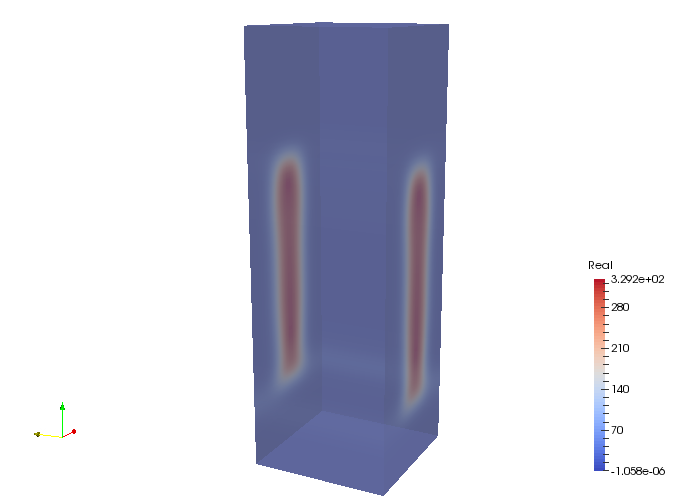

This chart was generated by the following Python code:
import sys
import os
pvpath = '/opt/apps/intel15/mvapich2_2_1/paraview/4.3.1/lib/paraview-4.3/'
sys.path.append(os.path.abspath(pvpath + 'site-packages'))
sys.path.append(os.path.abspath(pvpath + 'site-packages/vtk'))
import pv_tec_utils as utils 
import paraview.simple as pv
import numpy as np

center = utils.GetCenter(tecFile='data/rhoda.tec')
renderView = pv.CreateRenderView( ViewSize=[700, 500],
                                  Background=[1.0, 1.0, 1.0] )
utils.ColorSurface( tecFile='data/rhoda.tec', view=renderView, opacity=0.5 )
utils.SetCameraFocus( tecFile='data/rhoda.tec', view=renderView, camFoc=center )
utils.SetOrientation( view=renderView, camPosDir=[-1.0, -0.5, 0.3] )
pv.SaveScreenshot('surface.png', magnification=1, quality=100, view=renderView)
